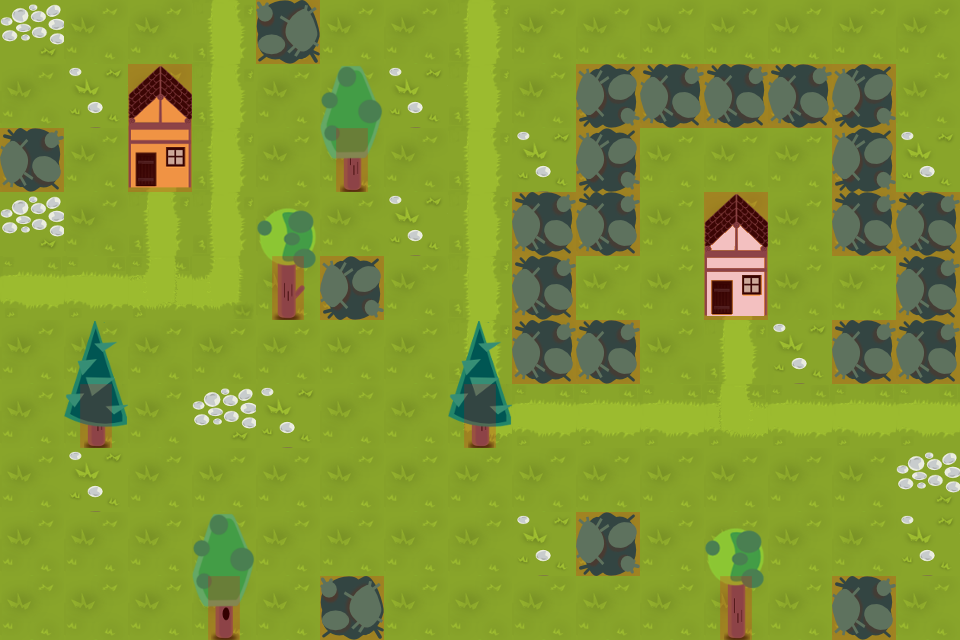

The image is a tile-based game level rendered from a .tmx file. Its description and source (layers, tilesets, objects; grid data summarised) follow:
An orthogonal 15x10 tile map with 64x64 px tiles, 10 tile layers (Grass, GrassPath, GrassPathTransp, GrassStone, ...), 25 tilesets and 2 objects.

<map version="1.0" orientation="orthogonal" renderorder="right-down" width="15" height="10" tilewidth="64" tileheight="64" nextobjectid="1">
 <tileset firstgid="1" name="Grass" tilewidth="64" tileheight="64">
  <image source="Grass.png" width="64" height="64" />
 </tileset>
 <tileset firstgid="2" name="GrassStone" tilewidth="64" tileheight="64">
  <image source="GrassStone.png" width="64" height="64" />
 </tileset>
 <tileset firstgid="3" name="House1_84x168" tilewidth="64" tileheight="64">
  <image source="House1_84x168.png" width="64" height="128" />
 </tileset>
 <tileset firstgid="5" name="TreeBase1_64x64" tilewidth="64" tileheight="64">
  <image source="TreeBase1_64x64.png" width="64" height="64" />
 </tileset>
 <tileset firstgid="6" name="TreeTop2_64x128" tilewidth="64" tileheight="64">
  <image source="TreeTop2_64x128.png" width="64" height="128" />
 </tileset>
 <tileset firstgid="8" name="TreeBase3_64x64" tilewidth="64" tileheight="64">
  <image source="TreeBase3_64x64.png" width="64" height="64" />
 </tileset>
 <tileset firstgid="9" name="TreeTop3_64x128" tilewidth="64" tileheight="64">
  <image source="TreeTop3_64x128.png" width="64" height="128" />
 </tileset>
 <tileset firstgid="11" name="TreeBase2_64x64" tilewidth="64" tileheight="64">
  <image source="TreeBase2_64x64.png" width="64" height="64" />
 </tileset>
 <tileset firstgid="12" name="House2_64x128" tilewidth="64" tileheight="64">
  <image source="House2_64x128.png" width="64" height="128" />
 </tileset>
 <tileset firstgid="14" name="Cake1_64x64" tilewidth="64" tileheight="64">
  <image source="Cake1_64x64.png" width="64" height="64" />
 </tileset>
 <tileset firstgid="15" name="Path0" tilewidth="64" tileheight="64">
  <image source="Path0.png" width="64" height="64" />
 </tileset>
 <tileset firstgid="16" name="TreeTop3_64x128" tilewidth="64" tileheight="64">
  <image source="TreeTop3_64x128.png" width="64" height="128" />
 </tileset>
 <tileset firstgid="18" name="Tree1_64x128" tilewidth="64" tileheight="64">
  <image source="Tree1_64x128.png" width="64" height="128" />
 </tileset>
 <tileset firstgid="20" name="PathHorz" tilewidth="64" tileheight="64">
  <image source="PathHorz.png" width="64" height="64" />
 </tileset>
 <tileset firstgid="21" name="PathLleft" tilewidth="64" tileheight="64">
  <image source="PathLleft.png" width="64" height="64" />
 </tileset>
 <tileset firstgid="22" name="PathVert" tilewidth="64" tileheight="64">
  <image source="PathVert.png" width="64" height="64" />
 </tileset>
 <tileset firstgid="23" name="Path3" tilewidth="64" tileheight="64">
  <image source="Path3.png" width="64" height="64" />
 </tileset>
 <tileset firstgid="24" name="PathLleftTransp" tilewidth="64" tileheight="64">
  <image source="PathLleftTransp.png" width="64" height="64" />
 </tileset>
 <tileset firstgid="25" name="PathLrightTransp" tilewidth="64" tileheight="64">
  <image source="PathLrightTransp.png" width="64" height="64" />
 </tileset>
 <tileset firstgid="26" name="StonePath" tilewidth="64" tileheight="64">
  <image source="StonePath.png" width="64" height="64" />
 </tileset>
 <tileset firstgid="27" name="Bush1" tilewidth="64" tileheight="64">
  <image source="Bush1.png" width="64" height="64" />
 </tileset>
 <tileset firstgid="28" name="Bush2" tilewidth="64" tileheight="64">
  <image source="Bush2.png" width="64" height="64" />
 </tileset>
 <tileset firstgid="29" name="Bush3" tilewidth="64" tileheight="64">
  <image source="Bush3.png" width="64" height="64" />
 </tileset>
 <tileset firstgid="30" name="Red" tilewidth="64" tileheight="64">
  <image source="Red.png" width="64" height="64" />
  <tile id="0">
   <objectgroup draworder="index">
    <object id="0" x="0" y="0" width="63.75" height="63.5" />
   </objectgroup>
  </tile>
 </tileset>
 <tileset firstgid="31" name="Red32" tilewidth="64" tileheight="64">
  <image source="Red32.png" width="64" height="64" />
  <tile id="0">
   <objectgroup draworder="index">
    <object id="0" x="16" y="0.25" width="31.75" height="63.5" />
   </objectgroup>
  </tile>
 </tileset>
 <layer name="Grass" width="15" height="10">
  <data>[150 cells, 144 non-empty, 1 distinct tile ids]</data>
 </layer>
 <layer name="GrassPath" width="15" height="10">
  <data>[150 cells, 26 non-empty, 4 distinct tile ids]</data>
 </layer>
 <layer name="GrassPathTransp" width="15" height="10">
  <data>[150 cells, 2 non-empty, 2 distinct tile ids]</data>
 </layer>
 <layer name="GrassStone" width="15" height="10">
  <data>[150 cells, 14 non-empty, 2 distinct tile ids]</data>
 </layer>
 <layer name="Bush" width="15" height="10">
  <data>[150 cells, 23 non-empty, 3 distinct tile ids]</data>
 </layer>
 <layer name="Cake" width="15" height="10">
  <data>[150 cells, 1 non-empty, 1 distinct tile ids]</data>
 </layer>
 <layer name="TreeBase" width="15" height="10">
  <data>[150 cells, 6 non-empty, 3 distinct tile ids]</data>
 </layer>
 <layer name="TreeTop" width="15" height="10">
  <data>[150 cells, 12 non-empty, 8 distinct tile ids]</data>
 </layer>
 <layer name="Houses" width="15" height="10">
  <data>[150 cells, 4 non-empty, 4 distinct tile ids]</data>
 </layer>
 <layer name="Collisions" width="15" height="10" opacity="0.2">
  <data>[150 cells, 33 non-empty, 2 distinct tile ids]</data>
 </layer>
</map>